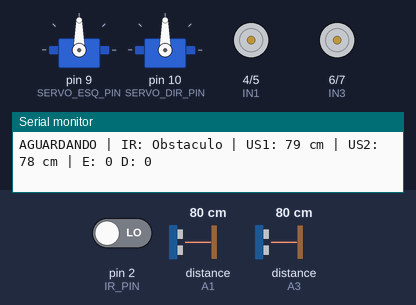
Bench run of a sketch on a simulated Arduino Uno, built with avr-gcc and run on an emulated ATmega328P. On the bench: 2 × servo, motor-driver pin pairs drawn as motors (green arrow = first pin HIGH = forward, orange = second pin HIGH = backward, longer = more drive, scaled by the enable pin), the last lines printed to the serial monitor. Wiring (inferred from the names in the program): 2 × ultrasonic range finder: trigger A0, echo A1 / trigger A2, echo A3. The test bench sets the inputs (shaded band); at power-on: pin 2 (IR_PIN) LOW, distance to the obstacle (sensors on A1, A3) 80 cm. The echo pulse lasts 58.3 µs per cm.

Above: at 1.2 s.
1.3 s: pin 2 (IR_PIN) driven HIGH
At 4.0 s:
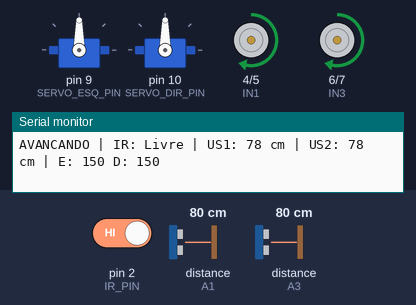
4.3 s: distance to the obstacle (sensor on A1) set to 50 cm
5.8 s: distance to the obstacle (sensor on A1) set to 42 cm
At 7.0 s:
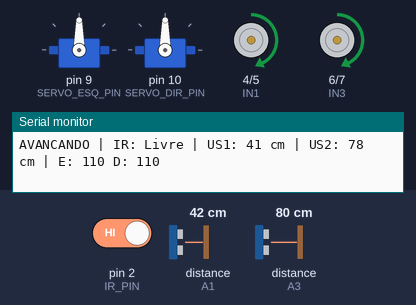
7.3 s: distance to the obstacle (sensor on A3) set to 23 cm
8.8 s: distance to the obstacle (sensor on A3) set to 19 cm
At 8.95 s:
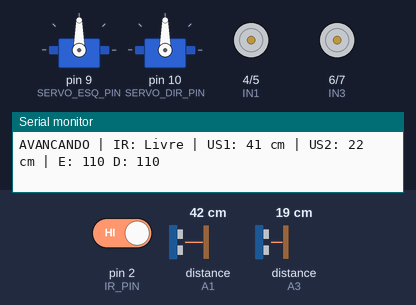
At 9.3 s:
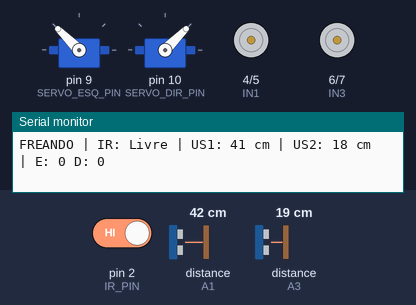
11.8 s: pin 2 (IR_PIN) driven LOW
Timing chart, 0 to 15.8 s (numbered marks = the images above; inputs shaded):
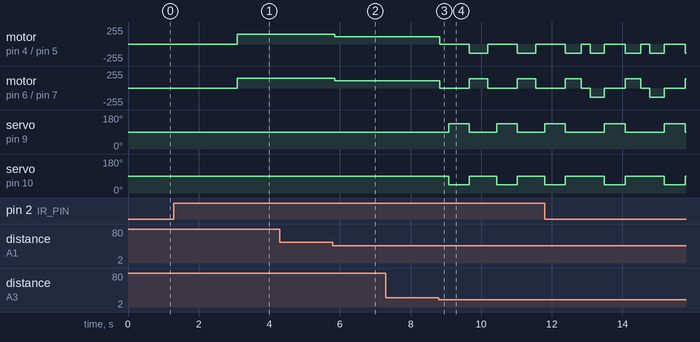

Measured:
- the behaviour switches between 47 and 46 cm on distance to the obstacle (sensor on A1) (found by bisection; images 1 and 2)
- the behaviour switches between 22 and 21 cm on distance to the obstacle (sensor on A3) (found by bisection; images 2 and 3)
- after the input at 1.3 s, servo on pin 9 (SERVO_ESQ_PIN): stays 90° (without the input it goes to 135° after 2.4 s); servo on pin 10 (SERVO_DIR_PIN): stays 90° (without the input it goes to 45° after 2.4 s)
- after the input at 5.8 s, motor on pin 4 (IN1) / pin 5 (IN2), motor on pin 6 (IN3) / pin 7 (IN4): forward 150/255 → forward 110/255 after 0.05 s
- after the input at 8.8 s, motor on pin 4 (IN1) / pin 5 (IN2): alternates backward 140/255 for 0.52 s and stopped for 0.84 s, starting at once; motor on pin 6 (IN3) / pin 7 (IN4): alternates forward 140/255 for 0.52 s and stopped for 0.84 s, starting at once

The sketch:

carrinho_autonomo.ino
```cpp
#include "config.h"
#include "motores.h"
#include "sensores.h"
#include "servos.h"

enum Estado {
  AGUARDANDO_PARTIDA,
  AVANCANDO,
  FREANDO,
  RECUANDO,
  VARRENDO,
  GIRANDO,
  PAUSADO
};

Estado estado = AGUARDANDO_PARTIDA;
unsigned long inicioEstado = 0;

bool freouPorIR = false;      // decide a manobra depois da frenagem
int sentidoGiro = -1;         // -1 = Left, +1 = Right
unsigned long duracaoGiro = 0;
int velocidadeAvanco = 0;
int comandoEsquerdo = 0;
int comandoDireito = 0;
unsigned long ultimaTelemetria = 0;

// Compartilhadas com a interrupção do IR
volatile bool avancoBloqueado = false;
volatile bool movendoFrente = false;

void entrarEstado(Estado novo);
const __FlashStringHelper *nomeEstado(Estado e);

void setup() {
  Serial.begin(VELOCIDADE_SERIAL);
  motoresIniciar();
  sensoresIniciar();
  servosIniciar();

  avancoBloqueado = irDetectaObstaculo();
  attachInterrupt(digitalPinToInterrupt(IR_PIN), aoMudarIR, CHANGE);

  Serial.print(F("ROB4M - carrinho autonomo v"));
  Serial.println(F(VERSAO_FIRMWARE));
  Serial.println(F("Comandos: p = pausar | c = continuar | ? = estado"));
  entrarEstado(AGUARDANDO_PARTIDA);
}

void loop() {
  lerComandoSerial();

  switch (estado) {
    case AGUARDANDO_PARTIDA:
      ultrassomAtualizar();
      if (tempoNoEstado() >= TEMPO_ESPERA_INICIAL_MS) entrarEstado(AVANCANDO);
      break;
    case AVANCANDO:
      atualizarAvanco();
      break;
    case FREANDO:
      if (tempoNoEstado() >= TEMPO_FRENAGEM_MS) entrarEstado(freouPorIR ? RECUANDO : VARRENDO);
      break;
    case RECUANDO:
      if (tempoNoEstado() >= TEMPO_RE_MS) entrarEstado(VARRENDO);
      break;
    case VARRENDO:
      if (tempoNoEstado() >= TEMPO_ACOMODAR_SERVOS_MS) decidirGiro();
      break;
    case GIRANDO:
      if (tempoNoEstado() >= duracaoGiro) entrarEstado(AVANCANDO);
      break;
    case PAUSADO:
      ultrassomAtualizar();
      break;
  }

  imprimirTelemetria();
}

// ---------------- SINALIZAÇÃO DE EMERGÊNCIA IR ----------------

void aoMudarIR() {
  if (digitalRead(IR_PIN) != IR_NIVEL_OBSTACULO) return;
  avancoBloqueado = true;
  if (movendoFrente) {
    motoresFrear();
    movendoFrente = false;
  }
}

bool comandarMotores(int velocidadeEsquerda, int velocidadeDireita) {
  bool frente = velocidadeEsquerda + velocidadeDireita > 0;
  bool aceito = true;

  noInterrupts();
  if (frente && avancoBloqueado) {
    aceito = false;
  } else {
    motoresMover(velocidadeEsquerda, velocidadeDireita);
    movendoFrente = frente;
  }
  interrupts();

  if (aceito) {
    comandoEsquerdo = velocidadeEsquerda;
    comandoDireito = velocidadeDireita;
  }
  return aceito;
}

void frear() {
  noInterrupts();
  motoresFrear();
  movendoFrente = false;
  interrupts();
  comandoEsquerdo = 0;
  comandoDireito = 0;
}

void liberarAvanco() {
  noInterrupts();
  if (!irDetectaObstaculo()) avancoBloqueado = false;
  interrupts();
}

// ---------------- STATUS ----------------

void entrarEstado(Estado novo) {
  estado = novo;
  inicioEstado = millis();

  switch (novo) {
    case AGUARDANDO_PARTIDA:
    case PAUSADO:
      comandarMotores(0, 0);
      servosCentralizar();
      velocidadeAvanco = 0;
      break;
    case AVANCANDO:
      liberarAvanco();
      ultrassomReiniciar();
      velocidadeAvanco = 0;
      break;
    case FREANDO:
      frear();
      velocidadeAvanco = 0;
      break;
    case RECUANDO:
      comandarMotores(-VELOCIDADE_MANOBRA, -VELOCIDADE_MANOBRA);
      break;
    case VARRENDO:
      comandarMotores(0, 0);
      servosOlharLados();
      break;
    case GIRANDO:
      servosCentralizar();
      comandarMotores(sentidoGiro * VELOCIDADE_MANOBRA, -sentidoGiro * VELOCIDADE_MANOBRA);
      break;
  }
}

unsigned long tempoNoEstado() {
  return millis() - inicioEstado;
}

void atualizarAvanco() {
  if (avancoBloqueado || irDetectaObstaculo()) {
    freouPorIR = true;
    entrarEstado(FREANDO);
    return;
  }

  ultrassomAtualizar();
  if (velocidadeAvanco == 0 && tempoNoEstado() < 2 * INTERVALO_DISPARO_MS) return;

  long esquerda = distanciaEsquerda();
  long direita = distanciaDireita();

  if (obstaculoAte(esquerda, DISTANCIA_PARADA_CM) || obstaculoAte(direita, DISTANCIA_PARADA_CM)) {
    freouPorIR = false;
    entrarEstado(FREANDO);
    return;
  }

  bool semLeitura = esquerda == 0 || direita == 0;
  bool proximo = obstaculoAte(esquerda, DISTANCIA_CAUTELA_CM) ||
                 obstaculoAte(direita, DISTANCIA_CAUTELA_CM);
  int velocidade = (semLeitura || proximo) ? VELOCIDADE_CAUTELA : VELOCIDADE_CRUZEIRO;

  if (velocidade == velocidadeAvanco) return;
  if (!comandarMotores(velocidade, velocidade)) {
    freouPorIR = true;
    entrarEstado(FREANDO);
    return;
  }
  velocidadeAvanco = velocidade;
}

bool obstaculoAte(long distancia, long limite) {
  return distancia > 0 && distancia <= limite;
}

void decidirGiro() {
  long esquerda = lerDistanciaMediana(TRIG1, ECHO1);
  delay(INTERVALO_DISPARO_MS);
  long direita = lerDistanciaMediana(TRIG2, ECHO2);

  imprimirDistancia(F("Varredura | esq: "), esquerda);
  imprimirDistancia(F(" | dir: "), direita);
  Serial.println();

  long livreEsquerda = esquerda > 0 ? esquerda : DISTANCIA_SEM_ECO_CM;
  long livreDireita = direita > 0 ? direita : DISTANCIA_SEM_ECO_CM;

  if (livreEsquerda <= DISTANCIA_PARADA_CM && livreDireita <= DISTANCIA_PARADA_CM) {
    sentidoGiro = -1;
    duracaoGiro = TEMPO_GIRO_180_MS;
  } else if (livreEsquerda >= livreDireita) {
    sentidoGiro = -1;
    duracaoGiro = TEMPO_GIRO_90_MS;
  } else {
    sentidoGiro = 1;
    duracaoGiro = TEMPO_GIRO_90_MS;
  }
  entrarEstado(GIRANDO);
}

// ---------------- SERIAL ----------------

void lerComandoSerial() {
  if (!Serial.available()) return;

  char comando = Serial.read();
  if (comando == 'p') {
    entrarEstado(PAUSADO);
    Serial.println(F("Pausado"));
  } else if (comando == 'c' && estado == PAUSADO) {
    entrarEstado(AGUARDANDO_PARTIDA);
    Serial.println(F("Retomando apos a espera inicial"));
  } else if (comando == '?') {
    imprimirEstado();
  }
}

void imprimirTelemetria() {
  if (millis() - ultimaTelemetria < INTERVALO_TELEMETRIA_MS) return;
  ultimaTelemetria = millis();
  imprimirEstado();
}

void imprimirEstado() {
  Serial.print(nomeEstado(estado));
  Serial.print(irDetectaObstaculo() ? F(" | IR: Obstaculo") : F(" | IR: Livre"));
  imprimirDistancia(F(" | US1: "), distanciaEsquerda());
  imprimirDistancia(F(" | US2: "), distanciaDireita());
  Serial.print(F(" | E: "));
  Serial.print(comandoEsquerdo);
  Serial.print(F(" D: "));
  Serial.println(comandoDireito);
}

void imprimirDistancia(const __FlashStringHelper *rotulo, long distancia) {
  Serial.print(rotulo);
  if (distancia == 0) {
    Serial.print(F("sem leitura"));
    return;
  }
  Serial.print(distancia);
  Serial.print(F(" cm"));
}

const __FlashStringHelper *nomeEstado(Estado e) {
  switch (e) {
    case AGUARDANDO_PARTIDA: return F("AGUARDANDO");
    case AVANCANDO: return F("AVANCANDO");
    case FREANDO: return F("FREANDO");
    case RECUANDO: return F("RECUANDO");
    case VARRENDO: return F("VARRENDO");
    case GIRANDO: return F("GIRANDO");
    case PAUSADO: return F("PAUSADO");
  }
  return F("?");
}
```

motores.cpp
```cpp
#include <Arduino.h>
#include "config.h"
#include "motores.h"

static int aplicarAjuste(int velocidade, int ajuste) {
  if (velocidade > 0) return constrain(velocidade + ajuste, 0, 255);
  if (velocidade < 0) return constrain(velocidade - ajuste, -255, 0);
  return 0;
}

static void acionarLado(uint8_t pinoEnable, uint8_t pinoA, uint8_t pinoB,
                        int velocidade, bool invertido) {
  if (invertido) velocidade = -velocidade;
  if (velocidade > 0) {
    digitalWrite(pinoA, HIGH);
    digitalWrite(pinoB, LOW);
  } else if (velocidade < 0) {
    digitalWrite(pinoA, LOW);
    digitalWrite(pinoB, HIGH);
  } else {
    digitalWrite(pinoA, LOW);
    digitalWrite(pinoB, LOW);
  }
  analogWrite(pinoEnable, abs(velocidade));
}

void motoresIniciar() {
  pinMode(ENA, OUTPUT);
  pinMode(IN1, OUTPUT);
  pinMode(IN2, OUTPUT);
  pinMode(IN3, OUTPUT);
  pinMode(IN4, OUTPUT);
  pinMode(ENB, OUTPUT);
  motoresParar();
}

void motoresMover(int velocidadeEsquerda, int velocidadeDireita) {
  velocidadeEsquerda = constrain(velocidadeEsquerda, -255, 255);
  velocidadeDireita = constrain(velocidadeDireita, -255, 255);
  acionarLado(ENA, IN1, IN2, aplicarAjuste(velocidadeEsquerda, AJUSTE_PWM_ESQUERDO),
              INVERTER_LADO_ESQUERDO);
  acionarLado(ENB, IN3, IN4, aplicarAjuste(velocidadeDireita, AJUSTE_PWM_DIREITO),
              INVERTER_LADO_DIREITO);
}

void motoresParar() {
  digitalWrite(IN1, LOW);
  digitalWrite(IN2, LOW);
  digitalWrite(IN3, LOW);
  digitalWrite(IN4, LOW);
  analogWrite(ENA, 0);
  analogWrite(ENB, 0);
}

void motoresFrear() {
  digitalWrite(IN1, LOW);
  digitalWrite(IN2, LOW);
  digitalWrite(IN3, LOW);
  digitalWrite(IN4, LOW);
  digitalWrite(ENA, HIGH);
  digitalWrite(ENB, HIGH);
}
```

motores.h
```cpp
#ifndef MOTORES_H
#define MOTORES_H

void motoresIniciar();
void motoresMover(int velocidadeEsquerda, int velocidadeDireita);
void motoresParar();
void motoresFrear();

#endif
```

sensores.cpp
```cpp
#include <Arduino.h>
#include "config.h"
#include "sensores.h"

struct Ultrassom {
  uint8_t trig;
  uint8_t echo;
  long distanciaCm;
  uint8_t invalidasSeguidas;
};

static Ultrassom ultrassons[2] = {
  {TRIG1, ECHO1, 0, LIMITE_LEITURAS_INVALIDAS},
  {TRIG2, ECHO2, 0, LIMITE_LEITURAS_INVALIDAS},
};

static uint8_t proximoSensor = 0;
static unsigned long ultimoDisparo = 0;

void sensoresIniciar() {
  pinMode(IR_PIN, INPUT);
  for (uint8_t i = 0; i < 2; i++) {
    pinMode(ultrassons[i].trig, OUTPUT);
    pinMode(ultrassons[i].echo, INPUT);
    digitalWrite(ultrassons[i].trig, LOW);
  }
}

long lerDistancia(uint8_t trigPin, uint8_t echoPin) {
  digitalWrite(trigPin, LOW);
  delayMicroseconds(2);
  digitalWrite(trigPin, HIGH);
  delayMicroseconds(10);
  digitalWrite(trigPin, LOW);
  unsigned long duracao = pulseIn(echoPin, HIGH, TIMEOUT_ECO_US);
  long distancia = (long)(duracao * 0.034 / 2);
  if (distancia < DISTANCIA_MIN_VALIDA_CM || distancia > DISTANCIA_MAX_VALIDA_CM) return 0;
  return distancia;
}

long lerDistanciaMediana(uint8_t trigPin, uint8_t echoPin) {
  long a = lerDistancia(trigPin, echoPin);
  delay(INTERVALO_DISPARO_MS);
  long b = lerDistancia(trigPin, echoPin);
  delay(INTERVALO_DISPARO_MS);
  long c = lerDistancia(trigPin, echoPin);

  long t;
  if (a > b) { t = a; a = b; b = t; }
  if (b > c) { t = b; b = c; c = t; }
  if (a > b) { t = a; a = b; b = t; }
  return b;
}

void ultrassomAtualizar() {
  if (millis() - ultimoDisparo < INTERVALO_DISPARO_MS) return;
  ultimoDisparo = millis();

  Ultrassom &sensor = ultrassons[proximoSensor];
  long distancia = lerDistancia(sensor.trig, sensor.echo);
  if (distancia > 0) {
    sensor.distanciaCm = distancia;
    sensor.invalidasSeguidas = 0;
  } else if (sensor.invalidasSeguidas < LIMITE_LEITURAS_INVALIDAS) {
    sensor.invalidasSeguidas++;
  }
  proximoSensor = 1 - proximoSensor;
}

void ultrassomReiniciar() {
  for (uint8_t i = 0; i < 2; i++) {
    ultrassons[i].distanciaCm = 0;
    ultrassons[i].invalidasSeguidas = LIMITE_LEITURAS_INVALIDAS;
  }
}

static long distanciaRecente(const Ultrassom &sensor) {
  return sensor.invalidasSeguidas < LIMITE_LEITURAS_INVALIDAS ? sensor.distanciaCm : 0;
}

long distanciaEsquerda() {
  return distanciaRecente(ultrassons[0]);
}

long distanciaDireita() {
  return distanciaRecente(ultrassons[1]);
}

bool irDetectaObstaculo() {
  return digitalRead(IR_PIN) == IR_NIVEL_OBSTACULO;
}
```

sensores.h
```cpp
#ifndef SENSORES_H
#define SENSORES_H

#include <Arduino.h>

void sensoresIniciar();

long lerDistancia(uint8_t trigPin, uint8_t echoPin);
long lerDistanciaMediana(uint8_t trigPin, uint8_t echoPin);

void ultrassomAtualizar();
void ultrassomReiniciar();

long distanciaEsquerda();
long distanciaDireita();

bool irDetectaObstaculo();

#endif
```

servos.cpp
```cpp
#include <Arduino.h>
#include <Servo.h>
#include "config.h"
#include "servos.h"

static Servo servoEsquerdo;
static Servo servoDireito;

void servosIniciar() {
  servoEsquerdo.attach(SERVO_ESQ_PIN);
  servoDireito.attach(SERVO_DIR_PIN);
  servosCentralizar();
}

void servosCentralizar() {
  servoEsquerdo.write(ANGULO_CENTRO);
  servoDireito.write(ANGULO_CENTRO);
}

void servosOlharLados() {
  servoEsquerdo.write(ANGULO_OLHAR_ESQUERDA);
  servoDireito.write(ANGULO_OLHAR_DIREITA);
}
```

servos.h
```cpp
#ifndef SERVOS_H
#define SERVOS_H

void servosIniciar();

void servosCentralizar();

void servosOlharLados();

#endif
```

config.h
```cpp
#ifndef CONFIG_H
#define CONFIG_H

#define VERSAO_FIRMWARE "0.1.0"
#define VELOCIDADE_SERIAL 9600

// ---------------- PINS ----------------

#define ENA 3
#define IN1 4
#define IN2 5
#define IN3 6
#define IN4 7
#define ENB 11

#define SERVO_ESQ_PIN 9
#define SERVO_DIR_PIN 10

// ---------------- SENSORS ----------------
#define IR_PIN 2
#define TRIG1 A0
#define ECHO1 A1
#define TRIG2 A2
#define ECHO2 A3

#define IR_NIVEL_OBSTACULO LOW
#define INVERTER_LADO_ESQUERDO false
#define INVERTER_LADO_DIREITO false

// ---------------- Velocidades (PWM de 0 a 255 cm/μs) ----------------

#define VELOCIDADE_CRUZEIRO 150
#define VELOCIDADE_CAUTELA 110
#define VELOCIDADE_MANOBRA 140

#define AJUSTE_PWM_ESQUERDO 0
#define AJUSTE_PWM_DIREITO 0

// ---------------- Distâncias (cm) ----------------

#define DISTANCIA_PARADA_CM 20
#define DISTANCIA_CAUTELA_CM 45
#define DISTANCIA_MIN_VALIDA_CM 2
#define DISTANCIA_MAX_VALIDA_CM 400

#define DISTANCIA_SEM_ECO_CM DISTANCIA_CAUTELA_CM
#define TIMEOUT_ECO_US 30000UL
#define INTERVALO_DISPARO_MS 35
#define LIMITE_LEITURAS_INVALIDAS 3

// ---------------- Angulação ----------------

#define ANGULO_CENTRO 90
#define ANGULO_OLHAR_ESQUERDA 135
#define ANGULO_OLHAR_DIREITA 45

// ---------------- Tempos (ms) ----------------

#define TEMPO_ESPERA_INICIAL_MS 3000UL
#define TEMPO_FRENAGEM_MS 250UL
#define TEMPO_RE_MS 400UL
#define TEMPO_ACOMODAR_SERVOS_MS 400UL
#define TEMPO_GIRO_90_MS 450UL
#define TEMPO_GIRO_180_MS 900UL
#define INTERVALO_TELEMETRIA_MS 500UL

#endif
```
